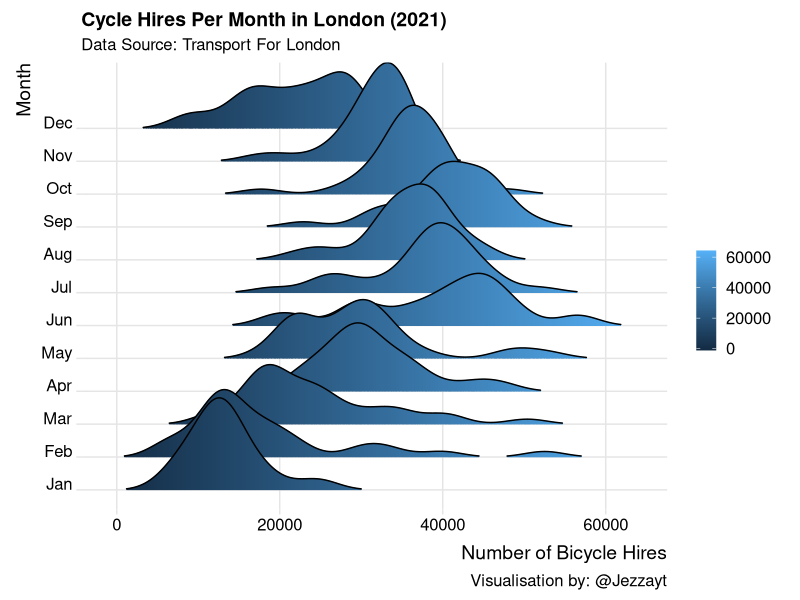

Write R code to recreate this figure.
library(tidyverse)
library(ggridges)
library(lubridate)
# Day 8 - Mountain Dis
# Data: https://data.london.gov.uk/dataset/number-bicycle-hires

cycle_data <- readxl::read_xlsx("tfl-daily-cycle-hires.xlsx", sheet = "Data")
cycle_data

df_cycle <- cycle_data %>% select(Day, `Number of Bicycle Hires...2`)
df_cycle
names(df_cycle)[2] <- "Number of Bicycle Hires"

df_cycle <- df_cycle %>% filter(Day > as.POSIXct("2021-01-01 00:00:00")) %>% 
                                  filter(Day < as.POSIXct("2022-01-01 00:00:00"))
df_cycle$Month <-(format(df_cycle$Day, "%b"))
levels(df_cycle$`Number of Bicycle Hires`)
months <- df_cycle$Month


ggplot(df_cycle, aes(x = `Number of Bicycle Hires`, y =  Month, fill = stat(x) )) +
  geom_density_ridges_gradient(rel_min_height = 0.01, scale=3) +
  labs(title= "Cycle Hires Per Month in London (2021)", subtitle = "Data Source: Transport For London", fill = "", 
       caption = "Visualisation by: @Jezzayt") +
  theme_ridges() + scale_y_discrete(limits = month.abb)

